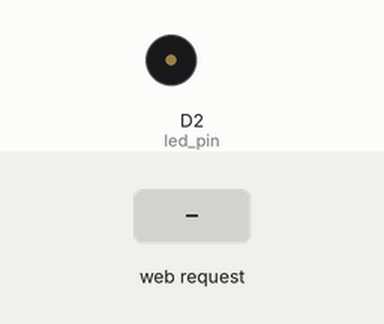
Bench run of a sketch on a simulated ESP8266 (NodeMCU). On the bench: buzzer (waves = sounding). The inputs (shaded band) are chosen by the test bench. WiFi joins after 1.5 s; servers stay silent unless stated; what the sketch prints to the serial monitor is not drawn.

Above: at 2.7 s.
2.8 s: HTTP request GET /do received
At 3.05 s:
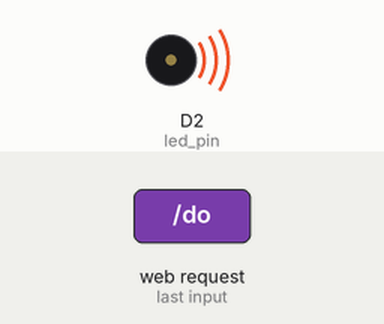
Timing chart, 0 to 5.8 s (numbered marks = the images above; inputs shaded):
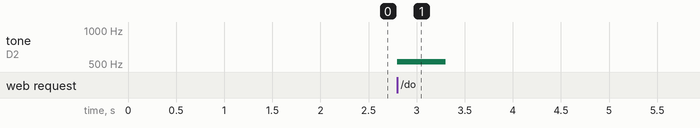

The sketch:

9_buzzer_WIFI.ino
```cpp
#include <ESP8266WiFi.h>
#include <WiFiClient.h>
#include <ESP8266WebServer.h>

const char* ssid = "OPPO_Reno7";
const char* password = "12345678";

ESP8266WebServer server(80);

const int led_pin = 4; // NodeMCU 上的內建 LED 連接到 GPIO 4
const int buzzer_pin = D2;

// 音符頻率
const int NOTE_DO = 523;
const int NOTE_RE = 587;
const int NOTE_MI = 659;
const int NOTE_FA = 698;
const int NOTE_SO = 784;
const int NOTE_LA = 880;
const int NOTE_SI = 988;
const int NOTE_HIGH_DO = 1046;

void setup() {
  pinMode(led_pin, OUTPUT);
  pinMode(buzzer_pin, OUTPUT);
  digitalWrite(led_pin, HIGH);

  Serial.begin(9600);
  delay(10);

  // 連接到 WiFi 網路
  Serial.println();
  Serial.println();
  Serial.print("連接到 ");
  Serial.println(ssid);

  WiFi.begin(ssid, password);

  while (WiFi.status() != WL_CONNECTED) {
    delay(500);
    Serial.print(".");
  }
  Serial.println("");
  Serial.println("WiFi 已連接");
  Serial.println("IP 地址: ");
  Serial.println(WiFi.localIP());

  // 定義 HTTP 請求處理程序
  server.on("/", HTTP_GET, handleRoot);
  server.on("/do", HTTP_GET, handleDo);
  server.on("/re", HTTP_GET, handleRe);
  server.on("/mi", HTTP_GET, handleMi);
  server.on("/fa", HTTP_GET, handleFa);
  server.on("/so", HTTP_GET, handleSo);
  server.on("/la", HTTP_GET, handleLa);
  server.on("/si", HTTP_GET, handleSi);
  server.on("/high_do", HTTP_GET, handleHighDo);

  server.begin();
  Serial.println("HTTP 伺服器已啟動");
}

void loop() {
  server.handleClient();
}

// 處理根目錄請求，返回控制網頁
void handleRoot() {
  String html = "<!DOCTYPE html><html><head><title>ESP8266 蜂鳴器控制</title><meta charset=\"UTF-8\"><style>body { font-size: 24px; }</style></head><body><h1>ESP8266 蜂鳴器控制</h1><p>點擊以下按鈕以控制蜂鳴器發出音符：</p><p>";
  html += "<a href=\"/do\"><button style=\"font-size: 24px;\">DO</button></a>&nbsp;";
  html += "<a href=\"/re\"><button style=\"font-size: 24px;\">RE</button></a>&nbsp;";
  html += "<a href=\"/mi\"><button style=\"font-size: 24px;\">MI</button></a>&nbsp;";
  html += "<a href=\"/fa\"><button style=\"font-size: 24px;\">FA</button></a>&nbsp;";
  html += "<a href=\"/so\"><button style=\"font-size: 24px;\">SO</button></a>&nbsp;";
  html += "<a href=\"/la\"><button style=\"font-size: 24px;\">LA</button></a>&nbsp;";
  html += "<a href=\"/si\"><button style=\"font-size: 24px;\">SI</button></a>&nbsp;";
  html += "<a href=\"/high_do\"><button style=\"font-size: 24px;\">高音 DO</button></a>";
  html += "</p></body></html>";
  server.send(200, "text/html", html);
}

// 播放音符並返回到主頁
void playNoteAndReturn(int note) {
  tone(buzzer_pin, note, 500);
  delay(500);
  handleRoot();
}

// 處理蜂鳴器音符的請求
void handleDo() {
  playNoteAndReturn(NOTE_DO);
}

void handleRe() {
  playNoteAndReturn(NOTE_RE);
}

void handleMi() {
  playNoteAndReturn(NOTE_MI);
}

void handleFa() {
  playNoteAndReturn(NOTE_FA);
}

void handleSo() {
  playNoteAndReturn(NOTE_SO);
}

void handleLa() {
  playNoteAndReturn(NOTE_LA);
}

void handleSi() {
  playNoteAndReturn(NOTE_SI);
}

void handleHighDo() {
  playNoteAndReturn(NOTE_HIGH_DO);
}
```

Measured:
- after the input at 2.8 s, tone on D2 (led_pin): silent → 523 Hz at once, → silent 0.50 s later
